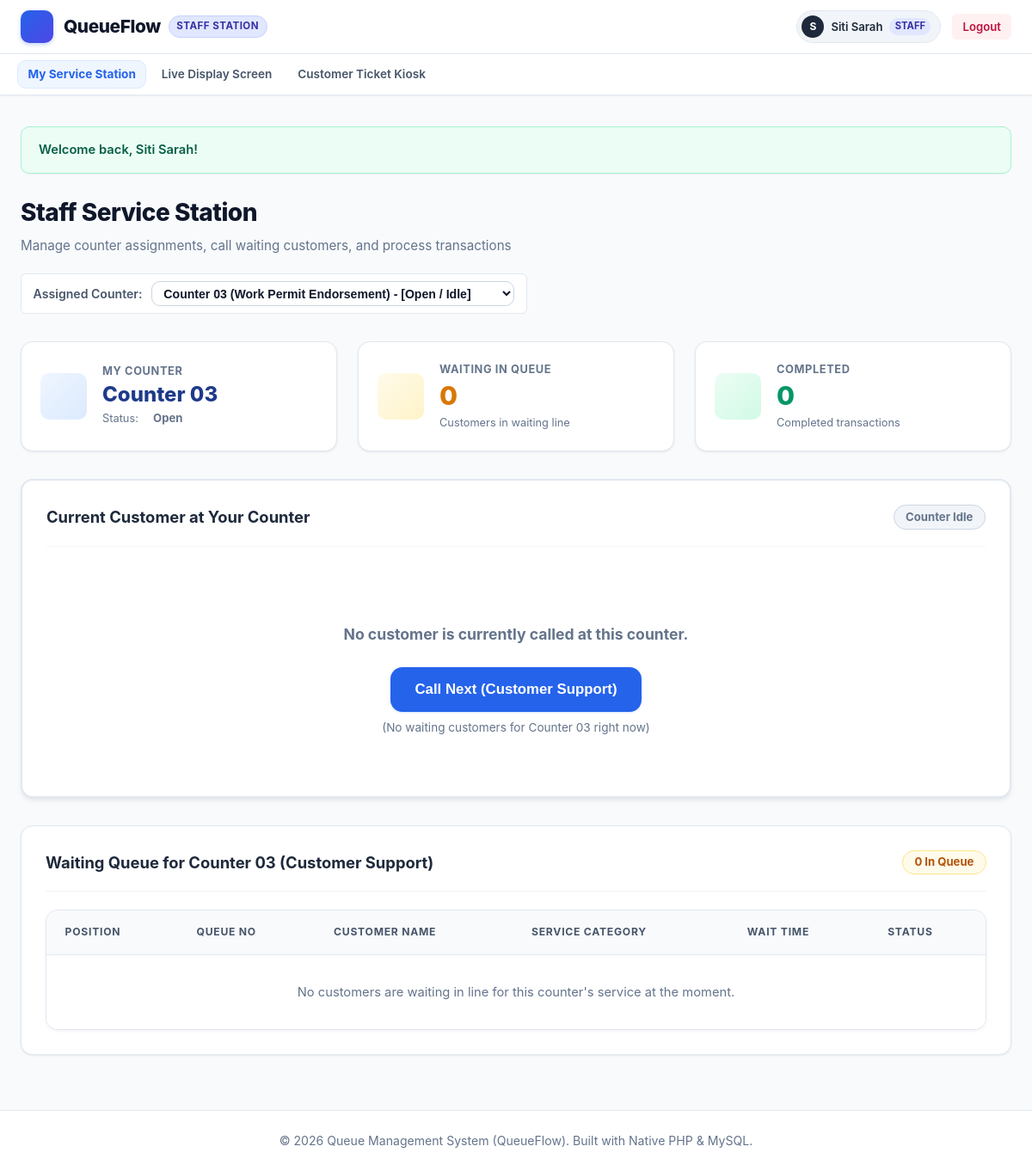
Page /staff/index.php (signed in) on the committed database.
### tables this page shows
CREATE TABLE `counters` (
  `id` INT AUTO_INCREMENT PRIMARY KEY,
  `counter_number` VARCHAR(30) NOT NULL UNIQUE,
  `counter_name` VARCHAR(100) NOT NULL,
  `status` ENUM('open', 'closed') NOT NULL DEFAULT 'open',
  `current_staff_id` INT NULL,
  `designated_service_id` INT NULL,
  `created_at` TIMESTAMP DEFAULT CURRENT_TIMESTAMP,
  CONSTRAINT `fk_counter_staff` FOREIGN KEY (`current_staff_id`) REFERENCES `users` (`id`) ON DELETE SET NULL,
  CONSTRAINT `fk_counter_service` FOREIGN KEY (`designated_service_id`) REFERENCES `services` (`id`) ON DELETE SET NULL
);

### staff/index.php (the view, shortened to what this page needs)
<?php
require_once __DIR__ . '/../includes/functions.php';
$pdo = getDBConnection();
$currentUser = currentUser();
$staffId = $currentUser['id'];
$activeCounterId = $_SESSION['active_counter_id'] ?? null;
if (!$activeCounterId) {
    $cntStmt = $pdo->prepare("SELECT id FROM counters WHERE current_staff_id = ? LIMIT 1");
    $cntStmt->execute([$staffId]);
    $activeCounterId = $cntStmt->fetchColumn() ?: null;
}
$currentCounter = null;
if ($activeCounterId) {
    $cStmt = $pdo->prepare("SELECT * FROM counters WHERE id = ?");
    $cStmt->execute([$activeCounterId]);
    $currentCounter = $cStmt->fetch();
}
$targetServices = $currentCounter ? getCounterDesignatedServices($currentCounter['counter_number'], $currentCounter['counter_name']) : ['General Service'];
$counterPrefix = $currentCounter ? getCounterPrefix($currentCounter['counter_number'], $currentCounter['counter_name']) : 'A';
$designatedService = $targetServices[0] ?? 'General Service';
$currentServing = null;
if ($activeCounterId) {
    $stmtAct = $pdo->prepare("
        SELECT q.*, a.appointment_ref
        FROM queues q
        LEFT JOIN appointments a ON q.appointment_id = a.id
        WHERE q.counter_id = ? AND q.status IN ('calling', 'serving')
        LIMIT 1
    ");
    $stmtAct->execute([$activeCounterId]);
    $currentServing = $stmtAct->fetch();
}
$placeholders = implode(',', array_fill(0, count($targetServices), '?'));
$waitParams = $targetServices;
$waitParams[] = $counterPrefix . '%';
$stmtWait = $pdo->prepare("
    SELECT * FROM queues
    WHERE status = 'waiting'
      AND (service_type IN ($placeholders) OR queue_number LIKE ?)
    ORDER BY id ASC
");
$stmtWait->execute($waitParams);
$waitingList = $stmtWait->fetchAll();
$myCompletedCount = $pdo->prepare("SELECT COUNT(*) FROM queues WHERE staff_id = ? AND status = 'completed' AND DATE(created_at) = CURDATE()");
$myCompletedCount->execute([$staffId]);
$servedCount = (int)$myCompletedCount->fetchColumn();
$availableCounters = $pdo->query("
    SELECT c.*,
           q.queue_number,
           q.status AS queue_status
    FROM counters c
    LEFT JOIN queues q ON q.counter_id = c.id AND q.status IN ('calling', 'serving')
    ORDER BY c.counter_number ASC
")->fetchAll();
require_once __DIR__ . '/../includes/header.php';
?>
<div class="page-header">
    <div>
        <h1 class="page-title"><?php echo getIcon('desktop', 26); ?> Staff Service Station</h1>
        <p class="page-desc">Manage counter assignments, call waiting customers, and process transactions</p>
    </div>
    <div style="background: white; border: 1px solid var(--border-color); border-radius: var(--radius-sm); padding: 0.5rem 0.85rem; display: flex; align-items: center; gap: 0.65rem;">
        <span style="font-weight: 600; font-size: 0.88rem; color: #475569;">Assigned Counter:</span>
        <form method="POST" action="index.php" style="display: flex; gap: 0.35rem; align-items: center;">
            <select name="counter_id" class="form-control" style="padding: 0.3rem 0.6rem; font-size: 0.88rem; font-weight: 600;" onchange="this.form.submit()">
                <?php foreach ($availableCounters as $ac): ?>
                    <option value="<?php echo $ac['id']; ?>" <?php echo ($activeCounterId == $ac['id']) ? 'selected' : ''; ?>>
                        <?php echo e($ac['counter_number']); ?> (<?php echo e($ac['counter_name']); ?>)
                    </option>
                <?php endforeach; ?>
            </select>
        </form>
    </div>
</div>
<div class="grid grid-3" style="margin-bottom: 2rem;">
    <div class="stat-card">
        <div class="stat-icon primary"><?php echo getIcon('counter', 24); ?></div>
        <div class="stat-content">
            <div class="stat-label">My Counter</div>
            <div class="stat-value" style="font-size: 1.5rem; color: #1e3a8a;">
                <?php echo $currentCounter ? e($currentCounter['counter_number']) : 'None'; ?>
            </div>
            <small style="color: var(--text-muted); font-size: 0.8rem;">
                Status: <?php echo $currentCounter ? renderStatusBadge($currentCounter['status']) : '-'; ?>
            </small>
        </div>
    </div>
    <div class="stat-card">
        <div class="stat-icon warning"><?php echo getIcon('clock', 24); ?></div>
        <div class="stat-content">
            <div class="stat-label">Waiting in Queue</div>
            <div class="stat-value" style="color: #d97706;"><?php echo count($waitingList); ?></div>
            <small style="color: var(--text-muted); font-size: 0.8rem;">
                Customers in waiting line
            </small>
        </div>
    </div>
    <div class="stat-card">
        <div class="stat-icon success"><?php echo getIcon('check-circle', 24); ?></div>
        <div class="stat-content">
            <div class="stat-label">Completed</div>
            <div class="stat-value" style="color: #059669;"><?php echo $servedCount; ?></div>
            <small style="color: var(--text-muted); font-size: 0.8rem;">Completed transactions</small>
        </div>
    </div>
</div>
<div class="card" style="border: 2px solid <?php echo $currentServing ? '#3b82f6' : '#e2e8f0'; ?>; box-shadow: var(--shadow-md); margin-bottom: 2rem;">
    <div class="card-header">
        <h2 class="card-title">
            <?php echo getIcon('bell', 20); ?> Current Customer at Your Counter
        </h2>
        <div>
            <?php if ($currentServing): ?>
                <?php echo renderStatusBadge($currentServing['status']); ?>
            <?php else: ?>
                <span class="badge badge-closed">Counter Idle</span>
            <?php endif; ?>
        </div>
    </div>
    <?php if ($currentServing): ?>
        <div style="display: flex; justify-content: space-between; align-items: center; flex-wrap: wrap; gap: 1.5rem; padding: 1rem 0;">
            <div>
                <div style="font-size: 0.9rem; color: var(--text-muted); font-weight: 600; text-transform: uppercase;">Ticket Number</div>
                <div style="font-size: 3.5rem; font-weight: 900; color: #1d4ed8; line-height: 1.1;">
                    <?php echo e($currentServing['queue_number']); ?>
                </div>
                <div style="margin-top: 0.5rem; font-size: 1.25rem; font-weight: 700; color: #1e293b;">
                    <?php echo e($currentServing['customer_name']); ?>
                </div>
                <div style="color: var(--text-muted); font-size: 0.9rem; margin-top: 0.25rem;">
                    Service: <strong><?php echo e($currentServing['service_type']); ?></strong> &bull; Called at: <?php echo formatTimeOnly($currentServing['called_at']); ?>
                    <?php if (!empty($currentServing['customer_ic']) || !empty($currentServing['customer_phone'])): ?>
                        <br>IC: <strong><?php echo e($currentServing['customer_ic'] ?: 'N/A'); ?></strong> &bull; Tel: <strong><?php echo e($currentServing['customer_phone'] ?: 'N/A'); ?></strong>
                    <?php endif; ?>
                    <?php if (!empty($currentServing['appointment_ref'])): ?>
                        &bull; Appt: <strong style="color: #2563eb;"><?php echo e($currentServing['appointment_ref']); ?></strong>
                    <?php endif; ?>
                </div>
            </div>
            <div style="display: flex; flex-direction: column; gap: 0.65rem; min-width: 220px;">
                <form method="POST" action="index.php">
                    <input type="hidden" name="action" value="recall">
                    <input type="hidden" name="queue_id" value="<?php echo $currentServing['id']; ?>">
                    <button type="submit" class="btn btn-secondary" style="width: 100%;">
                        <?php echo getIcon('bell', 16); ?> Recall Customer
                    </button>
                </form>
                <?php if ($currentServing['status'] === 'calling'): ?>
                    <form method="POST" action="index.php">
                        <input type="hidden" name="action" value="start_serving">
                        <input type="hidden" name="queue_id" value="<?php echo $currentServing['id']; ?>">
                        <button type="submit" class="btn btn-primary" style="width: 100%;">
                            <?php echo getIcon('play-circle', 16); ?> Start Serving
                        </button>
                    </form>
                <?php endif; ?>
                <form method="POST" action="index.php">
                    <input type="hidden" name="action" value="complete">
                    <input type="hidden" name="queue_id" value="<?php echo $currentServing['id']; ?>">
                    <button type="submit" class="btn btn-success" style="width: 100%;">
                        <?php echo getIcon('check-circle', 16); ?> Mark as Completed
                    </button>
                </form>
                <form method="POST" action="index.php" onsubmit="return confirm('Skip ticket <?php echo e($currentServing['queue_number']); ?>?');">
                    <input type="hidden" name="action" value="skip">
                    <input type="hidden" name="queue_id" value="<?php echo $currentServing['id']; ?>">
                    <button type="submit" class="btn btn-danger" style="width: 100%;">
                        <?php echo getIcon('slash', 16); ?> Skip / No Show
                    </button>
                </form>
            </div>
        </div>
    <?php else: ?>
        <div style="text-align: center; padding: 2.5rem 1rem;">
            <div style="color: var(--text-muted); font-size: 1.1rem; margin-bottom: 1.5rem;">
                <?php echo getIcon('desktop', 36); ?><br>
                <strong>No customer is currently called at this counter.</strong>
            </div>
            <form method="POST" action="index.php" style="display: inline-block;">
                <button type="submit" class="btn btn-primary btn-lg" <?php echo (!$currentCounter || empty($waitingList)) ? 'disabled' : ''; ?>>
                    <?php echo getIcon('bell', 20); ?> Call Next <?php echo $designatedService ? '(' . e($designatedService) . ')' : 'Customer'; ?>
                </button>
            </form>
            <?php if (empty($waitingList)): ?>
                <div style="color: var(--text-muted); font-size: 0.85rem; margin-top: 0.5rem;">
                    (No waiting customers for <?php echo e($currentCounter['counter_number'] ?? 'this counter'); ?> right now)
                </div>
            <?php endif; ?>
        </div>
    <?php endif; ?>
</div>
<div class="card">
    <div class="card-header">
        <h3 class="card-title"><?php echo getIcon('clock', 18); ?> Waiting Queue for <?php echo e($currentCounter['counter_number'] ?? 'This Counter'); ?> (<?php echo e($designatedService); ?>)</h3>
        <span class="badge badge-waiting"><?php echo count($waitingList); ?> In Queue</span>
    </div>
    <div class="table-responsive">
        <table class="table">
            <thead>
                <tr>
                    <th>Position</th>
                    <th>Queue No</th>
                    <th>Customer Name</th>
                    <th>Service Category</th>
                    <th>Wait Time</th>
                    <th>Status</th>
                </tr>
            </thead>
            <tbody>
                <?php if (empty($waitingList)): ?>
                    <tr>
                        <td colspan="6" style="text-align: center; color: var(--text-muted); padding: 2rem;">
                            No customers are waiting in line for this counter's service at the moment.
                        </td>
                    </tr>
                <?php endif; ?>
            </tbody>
        </table>
    </div>
</div>
<?php require_once __DIR__ . '/../includes/footer.php'; ?>

### includes/functions.php (shortened to what this page needs)
<?php
function e($value) {
    return htmlspecialchars((string)$value, ENT_QUOTES, 'UTF-8');
}
function displayFlash() {
    $output = '';
    if (isset($_SESSION['flash_success'])) {
        $output .= '<div class="alert alert-success">' . getIcon('check-circle') . ' <span>' . e($_SESSION['flash_success']) . '</span></div>';
    }
    return $output;
}
function renderStatusBadge($status) {
    $badges = [
        'waiting'      => '<span class="badge badge-waiting"><span class="badge-dot dot-waiting"></span>' . getIcon('clock', 13) . ' Waiting</span>',
        'calling'      => '<span class="badge badge-calling"><span class="badge-dot dot-calling"></span>' . getIcon('bell', 13) . ' Calling</span>',
        'serving'      => '<span class="badge badge-serving"><span class="badge-dot dot-serving"></span>' . getIcon('play-circle', 13) . ' Serving</span>',
        'completed'    => '<span class="badge badge-completed"><span class="badge-dot dot-completed"></span>' . getIcon('check-circle', 13) . ' Completed</span>',
        'skipped'      => '<span class="badge badge-skipped"><span class="badge-dot dot-skipped"></span>' . getIcon('slash', 13) . ' Skipped</span>',
        'open'         => '<span class="badge badge-open"><span class="badge-dot dot-open"></span>' . getIcon('check', 13) . ' Open</span>',
        'closed'       => '<span class="badge badge-closed"><span class="badge-dot dot-closed"></span>' . getIcon('x', 13) . ' Closed</span>',
        'active'       => '<span class="badge badge-active"><span class="badge-dot dot-open"></span> Active</span>',
        'inactive'     => '<span class="badge badge-inactive"><span class="badge-dot dot-closed"></span> Inactive</span>',
        'confirmed'    => '<span class="badge badge-completed"><span class="badge-dot dot-completed"></span> Confirmed</span>',
        'pending'      => '<span class="badge badge-waiting"><span class="badge-dot dot-waiting"></span> Pending</span>',
        'cancelled'    => '<span class="badge badge-skipped"><span class="badge-dot dot-skipped"></span> Cancelled</span>',
        'approved'     => '<span class="badge badge-completed"><span class="badge-dot dot-completed"></span> Approved</span>',
        'submitted'    => '<span class="badge badge-calling"><span class="badge-dot dot-calling"></span> Submitted</span>',
        'under_review' => '<span class="badge badge-waiting"><span class="badge-dot dot-waiting"></span> Under Review</span>',
        'rejected'     => '<span class="badge badge-skipped"><span class="badge-dot dot-skipped"></span> Rejected</span>',
    ];
    return $badges[$status] ?? '<span class="badge">' . e(ucfirst($status)) . '</span>';
}
function getCounterDesignatedServices($counterNumber, $counterName = '') {
    $num = trim($counterNumber);
    $name = strtolower($counterName);
    if (stripos($name, 'support') !== false || stripos($name, 'document') !== false || stripos($name, 'permit') !== false) {
        return ['Customer Support', 'Work Permit', 'Customer Support & Documentation'];
    }
    return ['General Service'];
}
function getIcon($name, $size = 18, $class = "icon") {
    return $icons[$name] ?? '';
}

### rows in the picture
counters: counter_number "Counter 03", status "Open", designatedService "Customer Support"

### other values in the picture
substr($user['full_name'], 0, 1) "S"
$user['full_name'] "Siti Sarah"
$user['role'] "STAFF"
$_SESSION['flash_success'] "Welcome back, Siti Sarah!"
count($waitingList) "0"
$servedCount "0"
form field counter_id "Counter 03 (Work Permit Endorsement) - [Open / Idle]"
